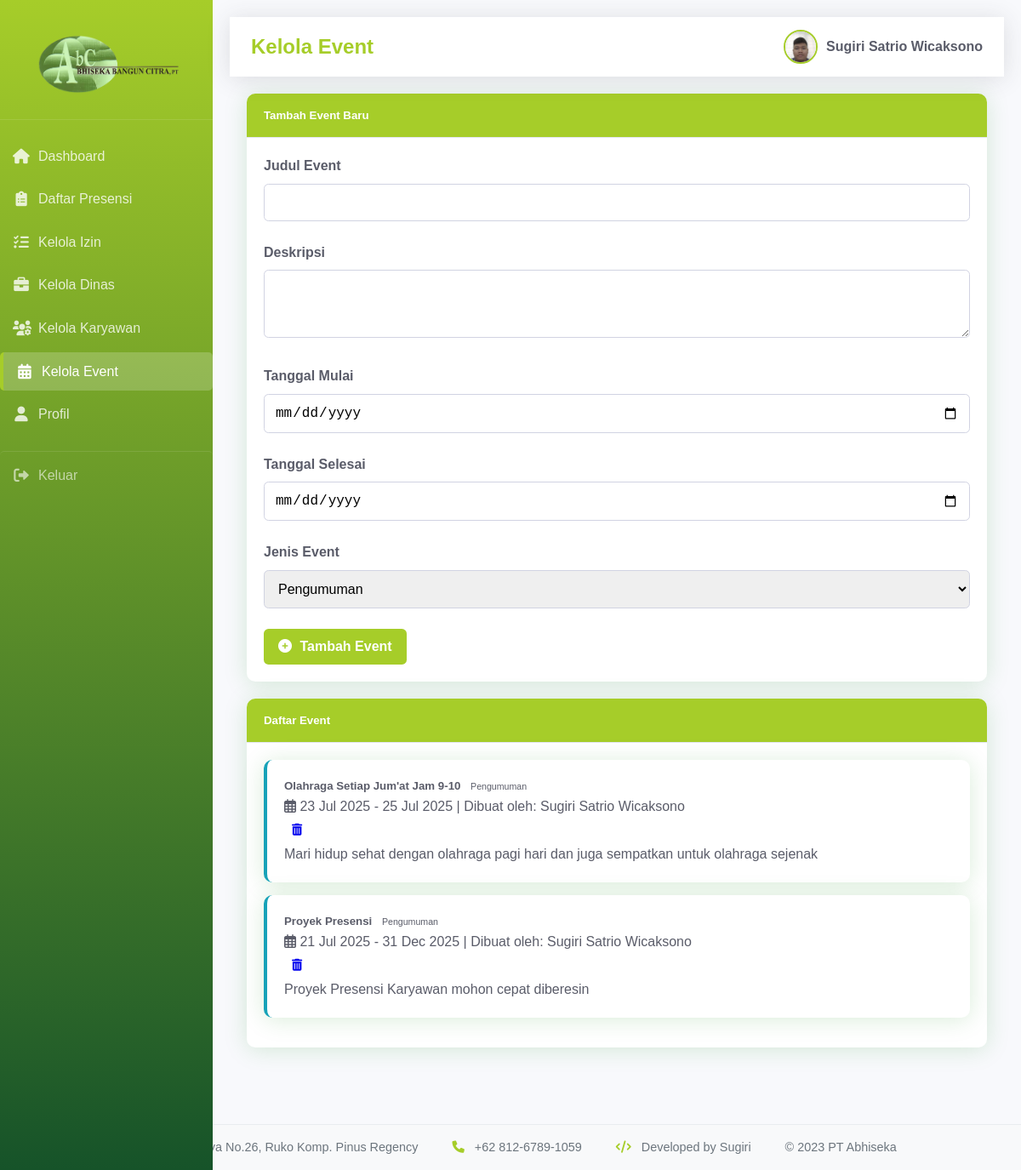
/frontend/kelola_event.php (signed in), run on the app's committed database.
### tables this page shows
CREATE TABLE `pengguna` (
  `id_user` varchar(20) NOT NULL,
  `username` varchar(50) NOT NULL,
  `password` varchar(255) NOT NULL,
  `nama_lengkap` varchar(60) NOT NULL,
  `email` varchar(50) NOT NULL,
  `peran` enum('superadmin','admin','karyawan') NOT NULL DEFAULT 'karyawan',
  `uid` varchar(15) DEFAULT NULL,
  `foto_path` varchar(255) DEFAULT NULL,
  `data_wajah` text DEFAULT NULL COMMENT 'Data wajah untuk face recognition',
  `dibuat_pada` timestamp NOT NULL DEFAULT current_timestamp(),
  `diperbarui_pada` timestamp NOT NULL DEFAULT current_timestamp() ON UPDATE current_timestamp(),
  `status` enum('aktif','nonaktif') DEFAULT 'aktif',
  `verif` int(4) NOT NULL
);

CREATE TABLE `event` (
  `id_event` varchar(20) NOT NULL,
  `judul` varchar(50) NOT NULL,
  `deskripsi` text DEFAULT NULL,
  `tanggal_mulai` date NOT NULL,
  `tanggal_selesai` date NOT NULL,
  `jenis_event` enum('libur','acara','pengumuman') NOT NULL,
  `dibuat_oleh` varchar(20) NOT NULL,
  `dibuat_pada` timestamp NOT NULL DEFAULT current_timestamp()
);

### frontend/kelola_event.php (the view, shortened to what this page needs)
<?php
require 'config.php';
$peran = $_SESSION['peran'];
$id_user = $_SESSION['id_user'];
$stmt = $pdo->prepare("SELECT * FROM pengguna WHERE id_user = ?");
$stmt->execute([$id_user]);
$user = $stmt->fetch(PDO::FETCH_ASSOC);
$foto_path = !empty($user['foto_path']) ? $user['foto_path'] : '../images/default-profile.jpg';
$stmt = $pdo->prepare("SELECT e.*, p.nama_lengkap
                      FROM event e
                      JOIN pengguna p ON e.dibuat_oleh = p.id_user
                      ORDER BY e.tanggal_mulai DESC");
$stmt->execute();
$events = $stmt->fetchAll();
?>
<!DOCTYPE html>
<html lang="id">
<head>
    <link rel="stylesheet" href="https://cdnjs.cloudflare.com/ajax/libs/font-awesome/6.0.0/css/all.min.css">
    <link rel="stylesheet" href="../css/style.css">
</head>
<body>
    <div class="dashboard-fluid">
        <div class="col-md-3 col-lg-2 sidebar">
            <div class="sidebar-header">
                <img src="../images/Abhiseka.png" alt="Logo Perusahaan" class="heading-image">
            </div>
            <nav class="sidebar-nav">
                <a href="dashboard.php" class="nav-link">
                    <i class="fas fa-home"></i>
                    <span>Dashboard</span>
                </a>
                <?php if ($peran == 'admin' || $peran == 'superadmin'): ?>
                    <a href="daftar_presensi.php" class="nav-link">
                        <i class="fas fa-clipboard-list"></i>
                        <span>Daftar Presensi</span>
                    </a>
                    <a href="kelola_izin.php" class="nav-link">
                        <i class="fas fa-tasks"></i>
                        <span>Kelola Izin</span>
                    </a>
                    <a href="kelola_dinas.php" class="nav-link">
                        <i class="fas fa-briefcase"></i>
                        <span>Kelola Dinas</span>
                    </a>
                <?php endif; ?>
                <?php if ($peran == 'superadmin'): ?>
                    <a href="kelola_karyawan.php" class="nav-link">
                        <i class="fas fa-users-cog"></i>
                        <span>Kelola Karyawan</span>
                    </a>
                    <a href="kelola_event.php" class="nav-link active">
                        <i class="fas fa-calendar-alt"></i>
                        <span>Kelola Event</span>
                    </a>
                <?php endif; ?>
                <a href="profil.php" class="nav-link">
                    <i class="fas fa-user"></i>
                    <span>Profil</span>
                </a>
                <a href="logout.php" class="nav-link logout-btn">
                    <i class="fas fa-sign-out-alt"></i>
                    <span>Keluar</span>
                </a>
            </nav>
        </div>
        <div class="main-content">
            <nav class="navbar">
                <div class="navbar-title">Kelola Event</div>
                <div class="navbar-user">
                    <img src="<?= $foto_path ?>" alt="User" class="rounded-circle me-2" width="40" height="40">
                    <span><?php echo $_SESSION['nama_lengkap']; ?></span>
                </div>
            </nav>
        <div class="content-wrapper">
            <div class="row">
                <div class="col-md-4">
                    <div class="card">
                        <div class="card-header bg-primary text-white">
                            <h5 class="mb-0">Tambah Event Baru</h5>
                        </div>
                        <div class="card-body">
                            <form method="POST">
                                <div class="form-group">
                                    <label for="judul">Judul Event</label>
                                    <input type="text" class="form-control" id="judul" name="judul" required>
                                </div>
                                <div class="form-group">
                                    <label for="deskripsi">Deskripsi</label>
                                    <textarea class="form-control" id="deskripsi" name="deskripsi" rows="3"></textarea>
                                </div>
                                <div class="row">
                                    <div class="col-md-6">
                                        <div class="form-group">
                                            <label for="tanggal_mulai">Tanggal Mulai</label>
                                            <input type="date" class="form-control" id="tanggal_mulai" name="tanggal_mulai" required>
                                        </div>
                                    </div>
                                    <div class="col-md-6">
                                        <div class="form-group">
                                            <label for="tanggal_selesai">Tanggal Selesai</label>
                                            <input type="date" class="form-control" id="tanggal_selesai" name="tanggal_selesai" required>
                                        </div>
                                    </div>
                                </div>
                                <div class="form-group">
                                    <label for="jenis_event">Jenis Event</label>
                                    <select class="form-control" id="jenis_event" name="jenis_event" required>
                                        <option value="pengumuman">Pengumuman</option>
                                    </select>
                                </div>
                                <button type="submit" name="tambah_event" class="btn btn-primary">
                                    <i class="fas fa-plus-circle"></i> Tambah Event
                                </button>
                            </form>
                        </div>
                    </div>
                </div>
                <div class="col-md-8">
                    <div class="card">
                        <div class="card-header bg-primary text-white">
                            <h5 class="mb-0">Daftar Event</h5>
                        </div>
                        <div class="card-body">
                            <?php if (empty($events)): ?>
                                <div class="alert alert-info">Belum ada event yang ditambahkan.</div>
                            <?php else: ?>
                                <?php foreach ($events as $event): ?>
                                    <div class="card event-card <?= $event['jenis_event'] ?> mb-3">
                                        <div class="card-body">
                                            <div class="d-flex justify-content-between align-items-start">
                                                <div>
                                                    <h5 class="card-title mb-1">
                                                        <?= htmlspecialchars($event['judul']) ?>
                                                        <span class="badge badge-event badge-<?=
                                                            $event['jenis_event'] == 'libur' ? 'success' :
                                                            ($event['jenis_event'] == 'acara' ? 'warning' : 'info')
                                                        ?>">
                                                            <?= ucfirst($event['jenis_event']) ?>
                                                        </span>
                                                    </h5>
                                                    <p class="text-muted small mb-2">
                                                        <i class="far fa-calendar-alt"></i>
                                                        <?= date('d M Y', strtotime($event['tanggal_mulai'])) ?>
                                                        <?php if ($event['tanggal_mulai'] != $event['tanggal_selesai']): ?>
                                                            - <?= date('d M Y', strtotime($event['tanggal_selesai'])) ?>
                                                        <?php endif; ?>
                                                        | Dibuat oleh: <?= $event['nama_lengkap'] ?>
                                                    </p>
                                                </div>
                                                <div>
                                                    <a href="?hapus=<?= $event['id_event'] ?>"
                                                       class="btn btn-sm btn-outline-danger"
                                                       onclick="return confirm('Yakin ingin menghapus event ini?')">
                                                        <i class="fas fa-trash-alt"></i>
                                                    </a>
                                                </div>
                                            </div>
                                            <?php if (!empty($event['deskripsi'])): ?>
                                                <div class="card-text mt-2">
                                                    <?= nl2br(htmlspecialchars($event['deskripsi'])) ?>
                                                </div>
                                            <?php endif; ?>
                                        </div>
                                    </div>
                                <?php endforeach; ?>
                            <?php endif; ?>
                        </div>
                    </div>
                </div>
            </div>
        </div>
    </div>
</div>
<footer class="flat-footer">
    <div class="footer-content">
        <div class="footer-section">
            <p><i class="fas fa-map-marker-alt"></i> Jl. Pinus Raya No.26, Ruko Komp. Pinus Regency
 </p>
        </div>
        <div class="footer-section">
            <p><i class="fas fa-phone"></i> +62 812-6789-1059</p>
        </div>
        <div class="footer-section">
            <p><i class="fas fa-code"></i> Developed by Sugiri</p>
        </div>
        <div class="footer-section">
            <p>&copy; 2023 PT Abhiseka</p>
        </div>
    </div>
</footer>
</body>
</html>

### css/style.css (style rules this page uses)
:root { --primary-color: #a6cd29; --primary-dark: #165329; --secondary-color: #f8f9fc; --success-color: #165329; --danger-color: #e74a3b; --warning-color: #f6c23e; --info-color: #a6cd29; --dark-color: #5a5c69; --light-color: #f8f9fc; --border-color: #e3e6f0; }
* { margin: 0; padding: 0; box-sizing: border-box; }
body { font-family: 'Nunito', sans-serif; background-color: var(--secondary-color); color: var(--dark-color); line-height: 1.6; }
a { text-decoration: none; }
.main-content { margin-left: 250px; padding: 20px; transition: all 0.3s; min-height: 100vh; }
.content-wrapper { padding: 20px; }
.sidebar { background: linear-gradient(180deg, var(--primary-color) 0%, var(--primary-dark) 100%); width: 250px; min-height: 100vh; color: white; padding: 20px 0; position: fixed; height: 100%; transition: all 0.3s; }
.sidebar-header { padding: 20px; text-align: center; border-bottom: 1px solid rgba(255, 255, 255, 0.1); }
.sidebar-header img { max-width: 180px; height: auto; margin-bottom: 10px; }
.sidebar-nav { padding: 20px 0; }
.nav-link { display: flex; align-items: center; color: rgba(255, 255, 255, 0.8); margin-bottom: 5px; border-radius: 5px; padding: 10px 15px; transition: all 0.3s; }
.nav-link:hover, .nav-link.active { color: white; background-color: rgba(255, 255, 255, 0.1); }
.nav-link.active { background-color: rgba(255, 255, 255, 0.2); border-left: 4px solid var(--primary-color); }
.nav-link i { margin-right: 10px; width: 20px; text-align: center; font-size: 1.1rem; }
.logout-btn { color: rgba(255, 255, 255, 0.6) !important; margin-top: 20px; border-top: 1px solid rgba(255, 255, 255, 0.1); padding-top: 15px; }
.navbar { background: white; padding: 15px 25px; display: flex; justify-content: space-between; align-items: center; box-shadow: 0 0.15rem 1.75rem 0 rgba(58, 59, 69, 0.15); position: sticky; top: 0; z-index: 100; }
.navbar-title { font-size: 1.5rem; font-weight: 700; color: var(--primary-color); }
.navbar-user { display: flex; align-items: center; position: relative; }
.navbar-user img { width: 40px; height: 40px; border-radius: 50%; object-fit: cover; border: 2px solid var(--primary-color); transition: all 0.3s ease; }
.navbar-user span { margin-left: 10px; font-weight: 600; color: var(--dark-color); }
.card { background: white; border: none; border-radius: 10px; box-shadow: 0 0.15rem 1.75rem 0 rgba(5, 136, 7, 0.15); margin-bottom: 20px; transition: all 0.3s; }
.card-header { background-color: var(--secondary-color); border-bottom: 1px solid var(--border-color); padding: 15px 20px; font-weight: bold; border-radius: 10px 10px 0 0 !important; }
.card-header.text-white { color: white !important; }
.card-body { padding: 20px; }
.event-card { height: 100%; display: flex; flex-direction: column; }
.event-card .card-body { flex: 1; }
.badge { display: inline-block; padding: 0.35em 0.65em; font-size: 0.75em; font-weight: 500; line-height: 1; text-align: center; white-space: nowrap; vertical-align: baseline; border-radius: 0.25rem; }
.form-group { margin-bottom: 1.5rem; }
.form-group label { display: block; margin-bottom: 0.5rem; color: #5a5c69; font-weight: 600; }
.form-control, .form-select { width: 100%; padding: 0.75rem; border: 1px solid #d1d3e2; border-radius: 0.35rem; font-size: 1rem; transition: border-color 0.3s; }
.btn { display: inline-block; font-weight: 600; text-align: center; white-space: nowrap; vertical-align: middle; user-select: none; border: 1px solid transparent; padding: 0.5rem 1rem; font-size: 1rem; line-height: 1.5; border-radius: 0.35rem; transition: all 0.3s; cursor: pointer; }
.btn-sm { padding: 0.25rem 0.5rem; font-size: 0.875rem; }
.btn-primary { background-color: var(--primary-color); color: white; }
.btn i { margin-right: 5px; }
.bg-primary { background-color: var(--primary-color) !important; }
.heading-image { max-width: 250px; height: auto; display: block; margin-left: auto; margin-right: auto; }
.flat-footer { background-color: #f8f9fa; border-top: 1px solid #e9ecef; padding: 15px 0; margin-top: 30px; }
.footer-content { display: flex; flex-wrap: wrap; justify-content: center; align-items: center; gap: 20px 40px; max-width: 1200px; margin: 0 auto; padding: 0 20px; font-size: 0.9rem; color: #6c757d; }
.footer-section { display: flex; align-items: center; }
.footer-section i { margin-right: 8px; color: var(--primary-color); }

### data on the page
pengguna: foto_path (picture)
event: judul "Olahraga Setiap Jum'at Jam 9-10", jenis_event "Pengumuman", tanggal_mulai "23 Jul 2025", tanggal_selesai "25 Jul 2025", dibuat_oleh.nama_lengkap "Sugiri Satrio Wicaksono", deskripsi "Mari hidup sehat dengan olahraga pagi hari dan juga sempatkan untuk olahraga sejenak"
event: judul "Proyek Presensi", jenis_event "Pengumuman", tanggal_mulai "21 Jul 2025", tanggal_selesai "31 Dec 2025", dibuat_oleh.nama_lengkap "Sugiri Satrio Wicaksono", deskripsi "Proyek Presensi Karyawan mohon cepat diberesin"

### other printed values
$_SESSION['nama_lengkap'] "Sugiri Satrio Wicaksono"
